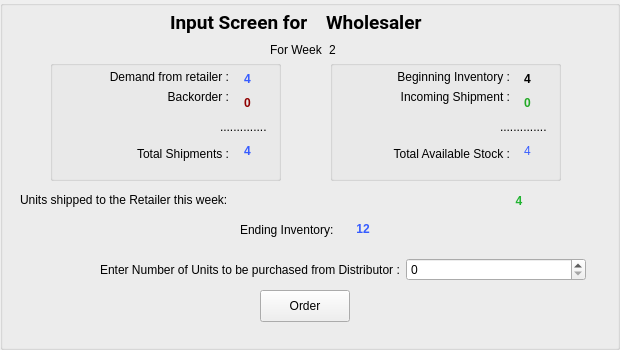
     <widget class="QGroupBox" name="groupBox_12">
      <property name="geometry">
       <rect>
        <x>42</x>
        <y>10</y>
        <width>620</width>
        <height>350</height>
       </rect>
      </property>
      <property name="autoFillBackground">
       <bool>false</bool>
      </property>
      <property name="styleSheet">
       <string notr="true"/>
      </property>
      <property name="title">
       <string/>
      </property>
      <property name="alignment">
       <set>Qt::AlignCenter</set>
      </property>
      <property name="flat">
       <bool>false</bool>
      </property>
      <widget class="QGroupBox" name="groupBox_29">
       <property name="geometry">
        <rect>
         <x>50</x>
         <y>60</y>
         <width>231</width>
         <height>121</height>
        </rect>
       </property>
       <property name="title">
        <string/>
       </property>
       <widget class="QWidget" name="layoutWidget_110">
        <property name="geometry">
         <rect>
          <x>170</x>
          <y>10</y>
          <width>55</width>
          <height>90</height>
         </rect>
        </property>
        <layout class="QVBoxLayout" name="verticalLayout_66">
         <item>
          <widget class="QLabel" name="label_459">
           <property name="font">
            <font>
             <weight>75</weight>
             <bold>true</bold>
            </font>
           </property>
           <property name="styleSheet">
            <string notr="true"/>
           </property>
           <property name="text">
            <string>&lt;html&gt;&lt;head/&gt;&lt;body&gt;&lt;p align=&quot;center&quot;&gt;&lt;span style=&quot; color:#365cff;&quot;&gt;4&lt;/span&gt;&lt;/p&gt;&lt;/body&gt;&lt;/html&gt;</string>
           </property>
           <property name="alignment">
            <set>Qt::AlignCenter</set>
           </property>
          </widget>
         </item>
         <item>
          <widget class="QLabel" name="label_460">
           <property name="font">
            <font>
             <weight>75</weight>
             <bold>true</bold>
            </font>
           </property>
           <property name="styleSheet">
            <string notr="true">.label_266{
	color: red;
}</string>
           </property>
           <property name="text">
            <string>&lt;html&gt;&lt;head/&gt;&lt;body&gt;&lt;p&gt;&lt;span style=&quot; color:#900000;&quot;&gt;0&lt;/span&gt;&lt;/p&gt;&lt;/body&gt;&lt;/html&gt;</string>
           </property>
           <property name="alignment">
            <set>Qt::AlignCenter</set>
           </property>
          </widget>
         </item>
         <item>
          <widget class="QLabel" name="label_461">
           <property name="text">
            <string>..............</string>
           </property>
          </widget>
         </item>
         <item>
          <widget class="QLabel" name="label_462">
           <property name="font">
            <font>
             <weight>75</weight>
             <bold>true</bold>
            </font>
           </property>
           <property name="text">
            <string>&lt;html&gt;&lt;head/&gt;&lt;body&gt;&lt;p&gt;&lt;span style=&quot; color:#365cff;&quot;&gt;4&lt;/span&gt;&lt;/p&gt;&lt;/body&gt;&lt;/html&gt;</string>
           </property>
           <property name="alignment">
            <set>Qt::AlignCenter</set>
           </property>
          </widget>
         </item>
        </layout>
       </widget>
       <widget class="QWidget" name="layoutWidget_111">
        <property name="geometry">
         <rect>
          <x>20</x>
          <y>10</y>
          <width>159</width>
          <height>91</height>
         </rect>
        </property>
        <layout class="QVBoxLayout" name="verticalLayout_67">
         <item>
          <layout class="QVBoxLayout" name="verticalLayout_68">
           <item>
            <widget class="QLabel" name="label_463">
             <property name="text">
              <string>Demand from retailer :</string>
             </property>
             <property name="alignment">
              <set>Qt::AlignRight|Qt::AlignTrailing|Qt::AlignVCenter</set>
             </property>
            </widget>
           </item>
           <item>
            <widget class="QLabel" name="label_464">
             <property name="text">
              <string>Backorder :</string>
             </property>
             <property name="alignment">
              <set>Qt::AlignRight|Qt::AlignTrailing|Qt::AlignVCenter</set>
             </property>
            </widget>
           </item>
          </layout>
         </item>
         <item>
          <spacer name="verticalSpacer_11">
           <property name="orientation">
            <enum>Qt::Vertical</enum>
           </property>
           <property name="sizeHint" stdset="0">
            <size>
             <width>20</width>
             <height>25</height>
            </size>
           </property>
          </spacer>
         </item>
         <item>
          <widget class="QLabel" name="label_465">
           <property name="text">
            <string>Total Shipments :</string>
           </property>
           <property name="alignment">
            <set>Qt::AlignRight|Qt::AlignTrailing|Qt::AlignVCenter</set>
           </property>
          </widget>
         </item>
        </layout>
       </widget>
      </widget>
      <widget class="QGroupBox" name="groupBox_30">
       <property name="geometry">
        <rect>
         <x>330</x>
         <y>60</y>
         <width>231</width>
         <height>121</height>
        </rect>
       </property>
       <property name="title">
        <string/>
       </property>
       <widget class="QWidget" name="layoutWidget_112">
        <property name="geometry">
         <rect>
          <x>170</x>
          <y>10</y>
          <width>55</width>
          <height>90</height>
         </rect>
        </property>
        <layout class="QVBoxLayout" name="verticalLayout_69">
         <item>
          <widget class="QLabel" name="label_466">
           <property name="text">
            <string>&lt;html&gt;&lt;head/&gt;&lt;body&gt;&lt;p&gt;&lt;span style=&quot; font-weight:600;&quot;&gt;4&lt;/span&gt;&lt;/p&gt;&lt;/body&gt;&lt;/html&gt;</string>
           </property>
           <property name="alignment">
            <set>Qt::AlignCenter</set>
           </property>
          </widget>
         </item>
         <item>
          <widget class="QLabel" name="label_467">
           <property name="text">
            <string>&lt;html&gt;&lt;head/&gt;&lt;body&gt;&lt;p&gt;&lt;span style=&quot; font-weight:600; color:#23aa26;&quot;&gt;0&lt;/span&gt;&lt;/p&gt;&lt;/body&gt;&lt;/html&gt;</string>
           </property>
           <property name="alignment">
            <set>Qt::AlignCenter</set>
           </property>
          </widget>
         </item>
         <item>
          <widget class="QLabel" name="label_468">
           <property name="text">
            <string>..............</string>
           </property>
          </widget>
         </item>
         <item>
          <widget class="QLabel" name="label_469">
           <property name="text">
            <string>&lt;html&gt;&lt;head/&gt;&lt;body&gt;&lt;p&gt;&lt;span style=&quot; color:#365cff;&quot;&gt;4&lt;/span&gt;&lt;/p&gt;&lt;/body&gt;&lt;/html&gt;</string>
           </property>
           <property name="alignment">
            <set>Qt::AlignCenter</set>
           </property>
          </widget>
         </item>
        </layout>
       </widget>
       <widget class="QWidget" name="layoutWidget_113">
        <property name="geometry">
         <rect>
          <x>30</x>
          <y>10</y>
          <width>150</width>
          <height>91</height>
         </rect>
        </property>
        <layout class="QVBoxLayout" name="verticalLayout_70">
         <item>
          <layout class="QVBoxLayout" name="verticalLayout_71">
           <item>
            <widget class="QLabel" name="label_470">
             <property name="text">
              <string>Beginning Inventory :</string>
             </property>
             <property name="alignment">
              <set>Qt::AlignRight|Qt::AlignTrailing|Qt::AlignVCenter</set>
             </property>
            </widget>
           </item>
           <item>
            <widget class="QLabel" name="label_471">
             <property name="text">
              <string>Incoming Shipment :</string>
             </property>
             <property name="alignment">
              <set>Qt::AlignRight|Qt::AlignTrailing|Qt::AlignVCenter</set>
             </property>
            </widget>
           </item>
          </layout>
         </item>
         <item>
          <spacer name="verticalSpacer_12">
           <property name="orientation">
            <enum>Qt::Vertical</enum>
           </property>
           <property name="sizeHint" stdset="0">
            <size>
             <width>20</width>
             <height>25</height>
            </size>
           </property>
          </spacer>
         </item>
         <item>
          <widget class="QLabel" name="label_472">
           <property name="text">
            <string>Total Available Stock :</string>
           </property>
           <property name="alignment">
            <set>Qt::AlignRight|Qt::AlignTrailing|Qt::AlignVCenter</set>
           </property>
          </widget>
         </item>
        </layout>
       </widget>
      </widget>
      <widget class="QPushButton" name="orderButton_4">
       <property name="geometry">
        <rect>
         <x>260</x>
         <y>290</y>
         <width>90</width>
         <height>32</height>
        </rect>
       </property>
       <property name="text">
        <string>Order</string>
       </property>
      </widget>
      <widget class="QWidget" name="layoutWidget_114">
       <property name="geometry">
        <rect>
         <x>240</x>
         <y>220</y>
         <width>146</width>
         <height>19</height>
        </rect>
       </property>
       <layout class="QHBoxLayout" name="horizontalLayout_164">
        <item>
         <widget class="QLabel" name="label_473">
          <property name="text">
           <string>Ending Inventory:</string>
          </property>
         </widget>
        </item>
        <item>
         <widget class="QLabel" name="label_474">
          <property name="text">
           <string>&lt;html&gt;&lt;head/&gt;&lt;body&gt;&lt;p&gt;&lt;span style=&quot; font-weight:600; color:#365cff;&quot;&gt;12&lt;/span&gt;&lt;/p&gt;&lt;/body&gt;&lt;/html&gt;</string>
          </property>
          <property name="alignment">
           <set>Qt::AlignCenter</set>
          </property>
         </widget>
        </item>
       </layout>
      </widget>
      <widget class="QWidget" name="layoutWidget_115">
       <property name="geometry">
        <rect>
         <x>100</x>
         <y>250</y>
         <width>486</width>
         <height>39</height>
        </rect>
       </property>
       <layout class="QHBoxLayout" name="orderLine_4">
        <item>
         <widget class="QLabel" name="orderText_4">
          <property name="text">
           <string>Enter Number of Units to be purchased from Distributor :</string>
          </property>
         </widget>
        </item>
        <item>
         <widget class="QSpinBox" name="spinBox_3"/>
        </item>
       </layout>
      </widget>
      <widget class="QWidget" name="layoutWidget_116">
       <property name="geometry">
        <rect>
         <x>180</x>
         <y>190</y>
         <width>678</width>
         <height>22</height>
        </rect>
       </property>
       <layout class="QHBoxLayout" name="horizontalLayout_165">
        <item>
         <widget class="QLabel" name="label_475">
          <property name="text">
           <string>&lt;html&gt;&lt;head/&gt;&lt;body&gt;&lt;p&gt;&lt;span style=&quot; font-weight:600; color:#22b432;&quot;&gt;4&lt;/span&gt;&lt;/p&gt;&lt;/body&gt;&lt;/html&gt;</string>
          </property>
          <property name="alignment">
           <set>Qt::AlignCenter</set>
          </property>
         </widget>
        </item>
       </layout>
      </widget>
      <widget class="QWidget" name="layoutWidget_117">
       <property name="geometry">
        <rect>
         <x>270</x>
         <y>40</y>
         <width>82</width>
         <height>19</height>
        </rect>
       </property>
       <layout class="QHBoxLayout" name="horizontalLayout_166">
        <item>
         <widget class="QLabel" name="label_476">
          <property name="text">
           <string>For Week</string>
          </property>
         </widget>
        </item>
        <item>
         <widget class="QLabel" name="label_477">
          <property name="text">
           <string>2</string>
          </property>
         </widget>
        </item>
       </layout>
      </widget>
      <widget class="QWidget" name="layoutWidget_118">
       <property name="geometry">
        <rect>
         <x>170</x>
         <y>10</y>
         <width>305</width>
         <height>25</height>
        </rect>
       </property>
       <layout class="QHBoxLayout" name="horizontalLayout_167">
        <item>
         <widget class="QLabel" name="label_478">
          <property name="font">
           <font>
            <family>Roboto</family>
            <pointsize>14</pointsize>
            <weight>75</weight>
            <bold>true</bold>
           </font>
          </property>
          <property name="text">
           <string>Input Screen for</string>
          </property>
         </widget>
        </item>
        <item>
         <widget class="QLabel" name="label_479">
          <property name="font">
           <font>
            <family>Roboto</family>
            <pointsize>14</pointsize>
            <weight>75</weight>
            <bold>true</bold>
           </font>
          </property>
          <property name="text">
           <string>Wholesaler</string>
          </property>
         </widget>
        </item>
       </layout>
      </widget>
      <widget class="QLabel" name="label_480">
       <property name="geometry">
        <rect>
         <x>20</x>
         <y>190</y>
         <width>335</width>
         <height>20</height>
        </rect>
       </property>
       <property name="text">
        <string>Units shipped to the Retailer this week:</string>
       </property>
      </widget>
     </widget>
